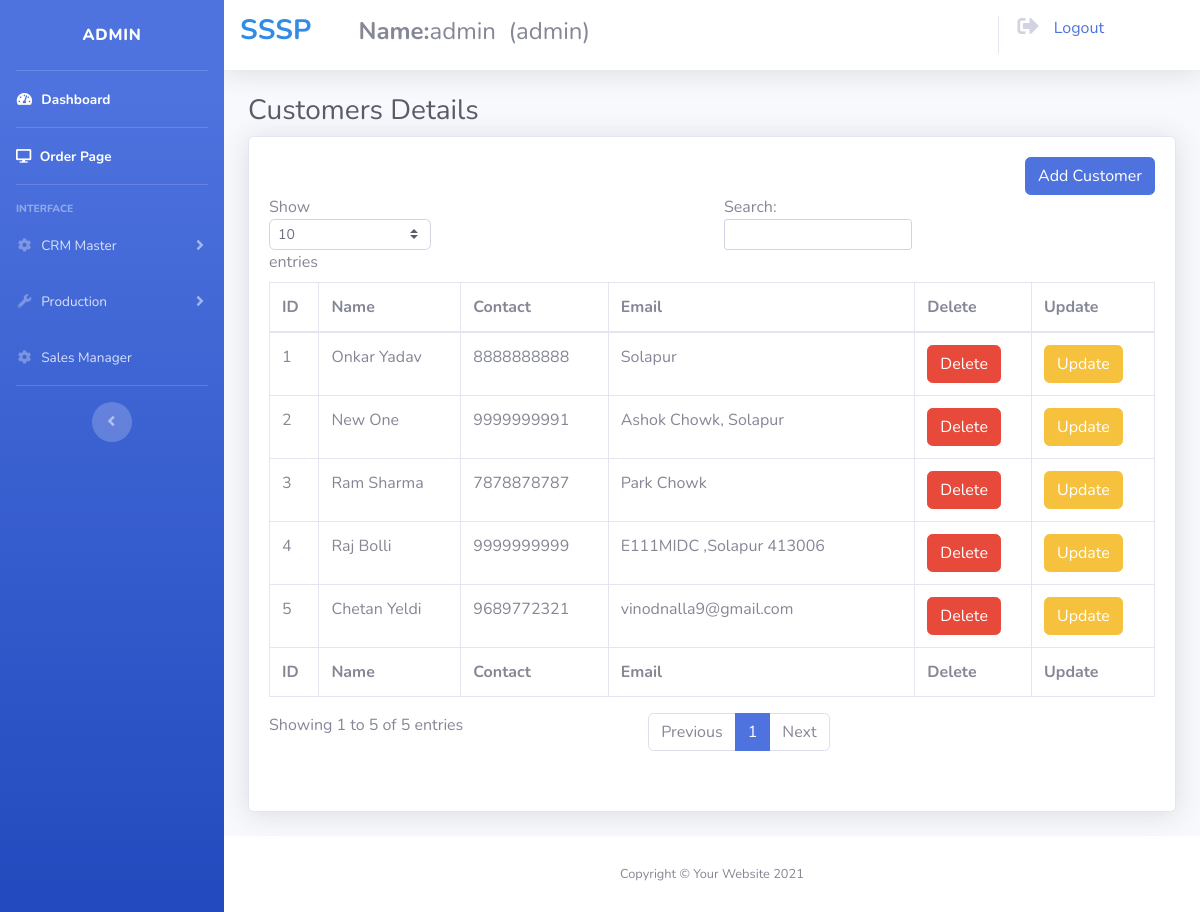
Page /crm_customer_table.php (signed in) on the committed database.
### tables this page shows
CREATE TABLE `customer` (
  `id` int(255) NOT NULL,
  `name` varchar(255) NOT NULL,
  `mcontact` varchar(255) NOT NULL,
  `maddress` varchar(255) NOT NULL,
  `dcontact` varchar(255) NOT NULL,
  `daddress` varchar(255) NOT NULL
);

### crm_customer_table.php (the view, shortened to what this page needs)
<?php
include('config.php');
include('header.php');
?>
<h1 class="h3 mb-2 text-gray-800">Customers Details</h1>
<div class="card shadow mb-4">
    <div class="card-body">
    <a href="crm_customer.php" class="btn btn-primary" style="float:right;">Add Customer</a>
        <div class="table-responsive">
            <table class="table table-bordered" id="dataTable" width="100%" cellspacing="0">
                <thead>
                    <tr>
                        <th>ID</th>
                        <th>Name</th>
                        <th>Contact</th>
                        <th>Email</th>
                        <th>Delete</th>
                        <th>Update</th>
                    </tr>
                </thead>
                <tfoot>
                    <tr>
                        <th>ID</th>
                        <th>Name</th>
                        <th>Contact</th>
                        <th>Email</th>
                        <th>Delete</th>
                        <th>Update</th>
                    </tr>
                </tfoot>
                <tbody>
                    <?php
                    $sql = "select * from customer order by id desc";
                    $rs = mysqli_query($conn, $sql);
                    $cnt=1;
                    while ($rw = mysqli_fetch_row($rs)) {
                        echo "<tr>";
                        echo "<td> $cnt </td>";
                        echo "<td> $rw[1] </td>";
                        echo "<td> $rw[2] </td>";
                        echo "<td> $rw[3] </td>";
                        echo "<td><a href='crm_customer_delete.php?id=$rw[0]'><div class='btn btn-danger'>Delete</div></a></td>";
                        echo "<td><a href='crm_customer_update.php?id=$rw[0]'><div class='btn btn-warning'>Update</div></a></td>";
                        echo "</tr>";
                        $cnt++;
                    }
                    ?>
                </tbody>
            </table>
        </div>
        <br>
    </div>
</div>
</div>
<?php
include('footer.php');
?>

### rows in the picture
customer: name "Onkar Yadav", mcontact "8888888888", maddress "Solapur"
customer: name "New One", mcontact "9999999991", maddress "Ashok Chowk, Solapur"
customer: name "Ram Sharma", mcontact "7878878787", maddress "Park Chowk"
customer: name "Raj Bolli", mcontact "9999999999", maddress "E111MIDC ,Solapur 413006"
customer: name "Chetan Yeldi", mcontact "9689772321", maddress "vinodnalla9@gmail.com"

### other values in the picture
$_SESSION['nameuser'] "admin"
$_SESSION['utype'] "admin"
